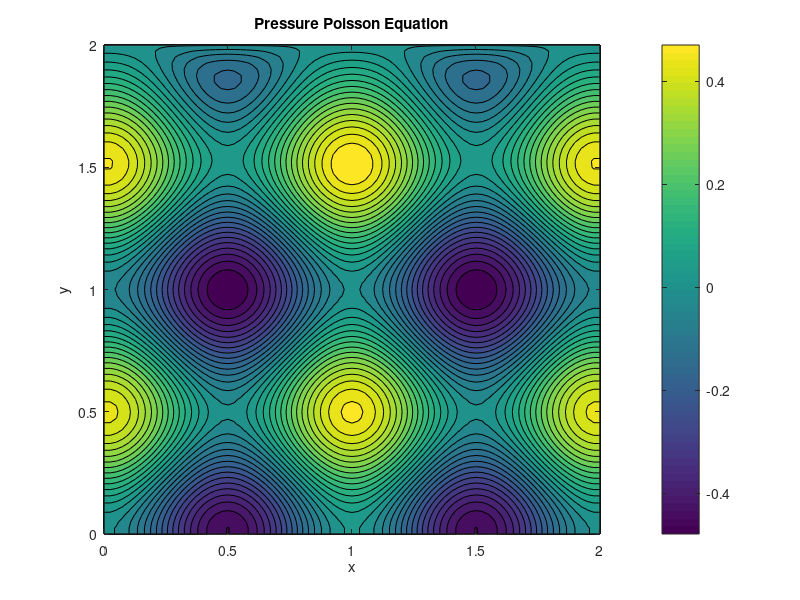

The MATLAB source for this figure:
clear; clc; close all

nx = 81;
ny = 81;
Lx = 2.0;
Ly = 2.0;

dx = Lx/(nx-1);
dy = Ly/(ny-1);

x = linspace(0,Lx,nx);
y = linspace(0,Ly,ny);
[X,Y] = meshgrid(x,y);

rho = 1.0;
dt = 0.001;

u = sin(pi*X).*sin(pi*Y);
v = cos(pi*X).*cos(pi*Y);
p = zeros(ny,nx);
b = zeros(ny,nx);

for j = 2:ny-1
    for i = 2:nx-1
        dudx = (u(j,i+1) - u(j,i-1)) / (2*dx);
        dudy = (u(j+1,i) - u(j-1,i)) / (2*dy);
        dvdx = (v(j,i+1) - v(j,i-1)) / (2*dx);
        dvdy = (v(j+1,i) - v(j-1,i)) / (2*dy);

        b(j,i) = rho*((dudx + dvdy)/dt ...
               - dudx^2 - 2*dudy*dvdx - dvdy^2);
    end
end

nit = 500;

for k = 1:nit
    pn = p;

    for j = 2:ny-1
        for i = 2:nx-1
            p(j,i) = ((pn(j,i+1) + pn(j,i-1))*dy^2 ...
                    + (pn(j+1,i) + pn(j-1,i))*dx^2 ...
                    - b(j,i)*dx^2*dy^2) ...
                    / (2*(dx^2 + dy^2));
        end
    end

    p(:,1) = p(:,2);
    p(:,end) = p(:,end-1);
    p(1,:) = p(2,:);
    p(end,:) = 0.0;
end

contourf(X,Y,p,30)
colorbar
xlabel('x')
ylabel('y')
title('Pressure Poisson Equation')
